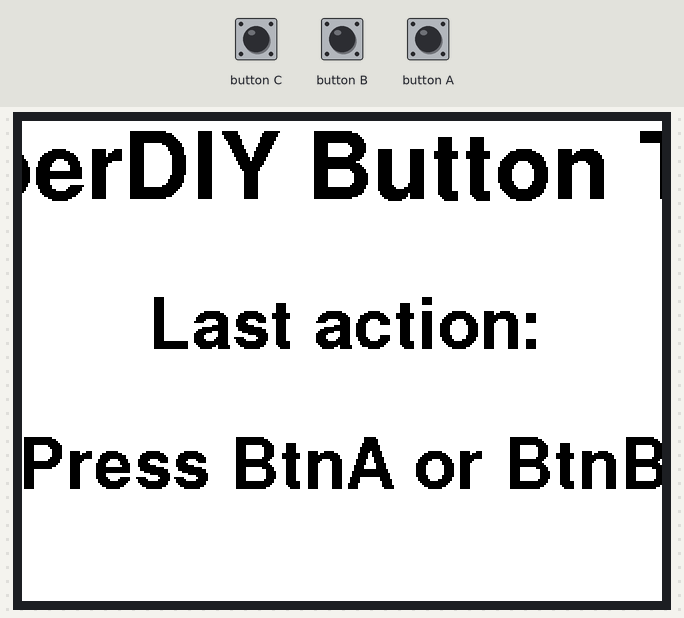
Simulated run of this sketch. Board: ESP32. Parts: 320×240 colour display. The test bench sets the inputs (shaded band).

Above: at 1.5 s.
1.6 s: button B pressed for 0.15 s
At 2.2 s:
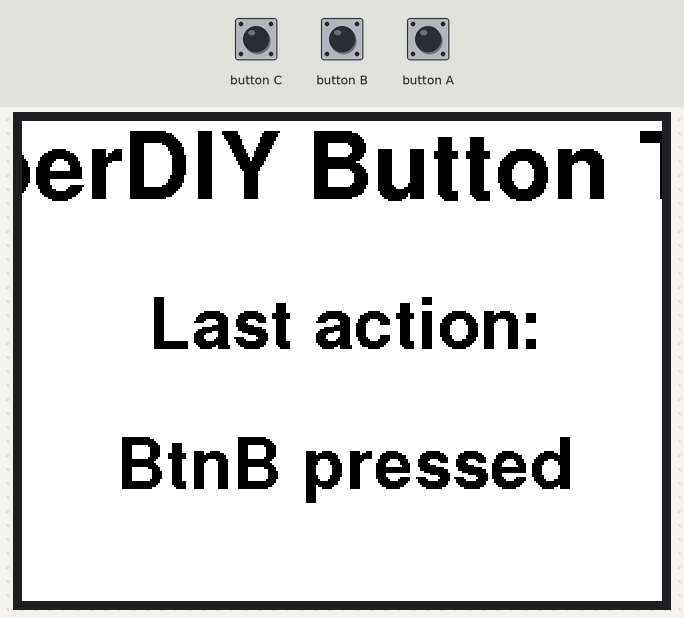
3.2 s: button A pressed for 0.15 s
At 3.9 s:
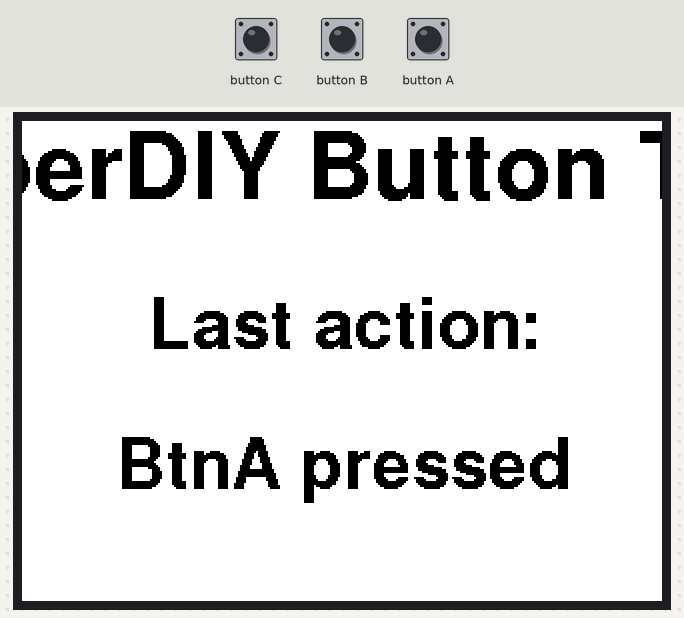
Timing chart, 0 to 6.2 s (numbered marks = the images above; inputs shaded):
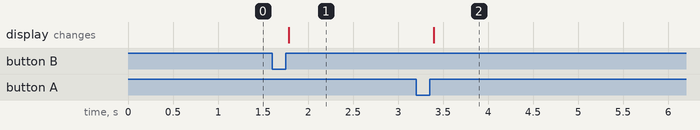

The sketch:

Button.ino
```cpp
#include <M5Unified.h>

M5Canvas canvas(&M5.Display);
const char* lastAction = "Press BtnA or BtnB";

void drawStatus()
{
    const int w = M5.Display.width();
    const int h = M5.Display.height();

    canvas.fillSprite(TFT_WHITE);
    canvas.setTextDatum(middle_center);
    canvas.setTextColor(TFT_BLACK);
    canvas.setFont(&fonts::FreeSansBold24pt7b);
    canvas.drawString("PaperDIY Button Test", w / 2, h / 2 - 100);

    canvas.setFont(&fonts::FreeSansBold18pt7b);
    canvas.drawString("Last action:", w / 2, h / 2 - 20);
    canvas.drawString(lastAction, w / 2, h / 2 + 50);
    canvas.drawString("BtnA: GPIO4   BtnB: GPIO3", w / 2, h / 2 + 135);
    canvas.pushSprite(0, 0);
}

void setup()
{
    auto cfg = M5.config();
    cfg.clear_display = false;
    M5.begin(cfg);
    M5.Display.setEpdMode(epd_mode_t::epd_text);

    canvas.createSprite(M5.Display.width(), M5.Display.height());
    drawStatus();
}

void loop()
{
    M5.update();

    if (M5.BtnA.wasPressed()) {
        lastAction = "BtnA pressed";
        drawStatus();
    }
    if (M5.BtnB.wasPressed()) {
        lastAction = "BtnB pressed";
        drawStatus();
    }

    delay(20);
} 
```

Measured:
- after the input at 1.6 s, the display: changes after 0.19 s (image 1)
- after the input at 3.2 s, the display: changes after 0.20 s (image 2)
